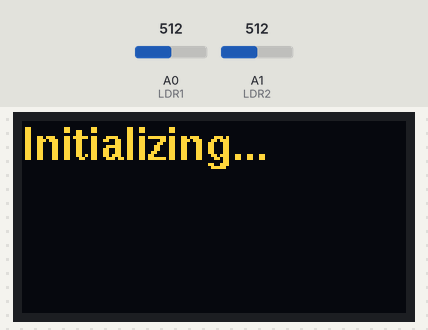
The sketch below on a simulated Arduino Uno, built with avr-gcc and run on an emulated ATmega328P. On the bench: 128×64 one-colour display. The inputs (shaded band) are chosen by the test bench; at power-on: A0 (LDR1) = 512, A1 (LDR2) = 512. The OLED is the two-colour kind (top 16 rows yellow); what the sketch prints to the serial monitor is not drawn.

Above: at 0.2 s.

The sketch:

krono_test.ino
```cpp
//Emrik Bergman 2B
//chronograph

#include <U8glib.h>
#include <Arduino.h>

U8GLIB_SSD1306_128X64 u8g(U8G_I2C_OPT_NONE);

const int LDR1 = A0; // LDR sensor 1
const int LDR2 = A1; // LDR sensor 2


void setup() {
  Serial.begin(9600); // start serial communication
  u8g.setFont(u8g_font_helvB10); // Set font to helvetica
  u8g.firstPage();
  do {
    u8g.drawStr(0, 13, "Initializing...");
  } while ( u8g.nextPage() );
  pinMode(LDR1, INPUT);
  pinMode(LDR2, INPUT);
  Serial.print("Igång");
}

void loop() {
  //in: ldrvalues
  //out: None
  //do: Measures the time that it takes for a projectile to travel between LDR1 and LDR2 and calculates the speed based on a preset distance and displays the resuölt on an oled screen
  int ldr1Value = analogRead(LDR1);
  int ldr2Value = analogRead(LDR2);
  Serial.println(ldr1Value);
  Serial.println(ldr2Value);

}
```
